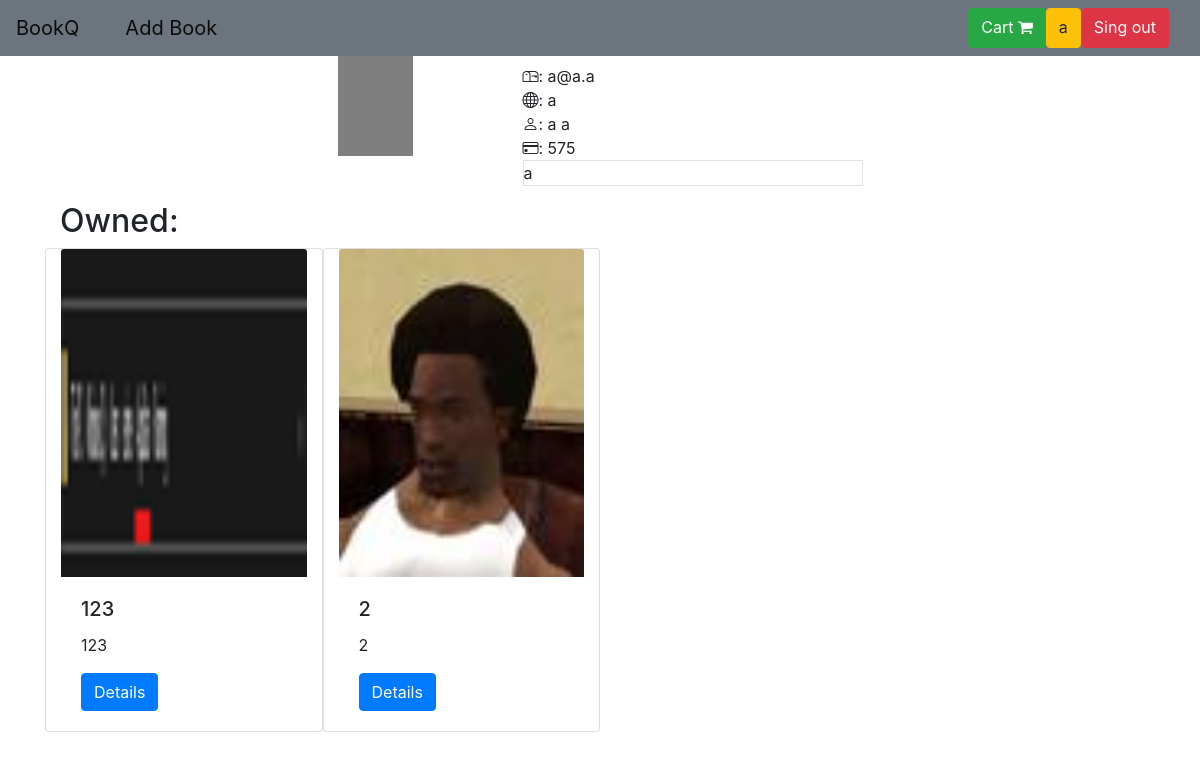
Page /user_page/1 (signed in) on the committed database.
### data/users.py (models this page shows, shortened)
class User(SqlAlchemyBase, UserMixin, SerializerMixin):
    __tablename__ = 'users'
    id = sqlalchemy.Column(sqlalchemy.Integer,
                           primary_key=True, autoincrement=True)
    first_name = sqlalchemy.Column(sqlalchemy.String, nullable=True)
    last_name = sqlalchemy.Column(sqlalchemy.String, nullable=True)
    username = sqlalchemy.Column(sqlalchemy.String, nullable=True, unique=True)
    email = sqlalchemy.Column(sqlalchemy.String, index=True, unique=True, nullable=True)
    about = sqlalchemy.Column(sqlalchemy.String, nullable=True)
    hashed_password = sqlalchemy.Column(sqlalchemy.String, nullable=True)
    author_id = sqlalchemy.Column(sqlalchemy.Integer, sqlalchemy.ForeignKey('authors.id'), nullable=True)
    balance = sqlalchemy.Column(sqlalchemy.Integer, default=0)
    created_date = sqlalchemy.Column(sqlalchemy.DateTime, default=datetime.datetime.now)
    author = orm.relation('Author', foreign_keys=[author_id])
    books_in_cart = orm.relation('Book', secondary='books_in_user_cart', backref='users')
    bought_books = orm.relation('Book', secondary='bought_books')

### data/books.py (models this page shows)
class Book(SqlAlchemyBase, SerializerMixin):
    __tablename__ = 'books'
    id = sqlalchemy.Column(sqlalchemy.Integer, primary_key=True, autoincrement=True)
    title = sqlalchemy.Column(sqlalchemy.String, index=True)
    description = sqlalchemy.Column(sqlalchemy.String, nullable=True)
    image_path = sqlalchemy.Column(sqlalchemy.String, default='img/placeholder.png')
    file_path = sqlalchemy.Column(sqlalchemy.String, nullable=True)
    price = sqlalchemy.Column(sqlalchemy.Integer, default=0)
    stock = sqlalchemy.Column(sqlalchemy.Integer, default=1)
    release_date = sqlalchemy.Column(sqlalchemy.Date, default=datetime.datetime.now().date())
    author_id = sqlalchemy.Column(sqlalchemy.Integer, sqlalchemy.ForeignKey('authors.id'), nullable=True)
    author = orm.relation('Author', back_populates='books')

### main.py (the view)
@app.route('/user_page/<int:user_id>')
def user_page(user_id):
    session = db_session.create_session()
    user = session.query(User).get(user_id)
    books = user.bought_books
    if user != current_user:
        abort(403)
    return render_template('user_page.html', user=user, bought_books=books)

### data/db_session.py (called while the page is built)
def create_session() -> Session:
    global __factory
    return __factory()

### main.py (called while the page is built)
@login_manager.user_loader
def load_user(user_id):
    session = db_session.create_session()
    return session.query(User).get(user_id)

### templates/user_page.html (shortened to what this page needs)
{% extends "base.html" %}
{% block head %}
    <link rel="stylesheet" href="https://cdn.jsdelivr.net/npm/bootstrap-icons@1.4.1/font/bootstrap-icons.css">
{% endblock %}
{% block content %}
<div class="container-fluid">
    <div class="row justify-content-center">
        <div class="col-xs-12 col-sm-6 col-md-6">
            <div class="well well-sm">
                <div class="row">
                    <div class="col-sm-6 col-md-4">
                        <img src="/static/img/placeholder.png" alt="" class="img-rounded img-responsive" />
                    </div>
                    <div class="col-sm-6 col-md-8">
                            <i class="bi-mailbox"></i>: {{ user.email }}</br>
                            <i class="bi-globe"></i>: {{ user.username }}</br>
                            <i class="bi-person"></i>: {{ user.last_name }} {{ user.first_name }}</br>
                            <i class="bi-credit-card"></i>: {{ user.balance }}</br>
                            <p class="border">{{ user.about }}</p>
                    </div>
                </div>
            </div>
        </div>
    </div>
    <h2> Owned: </h2>
    <div>
        <div class="row justify-content-start">
            {% for item in bought_books %}
                <div class="col-sm-3 card" style="width: 9rem;">
                    <a href="/view_book/{{ item.id }}"><img src="/static/{{ item.image_path }}" class="card-img-top" alt="Image Not Found" onerror=this.src="/static/img/placeholder.png"></a>
                    <div class="card-body">
                        <h5 class="card-title">{{ item.title }}</h5>
                        <p class="card-text">{{ item.description }}</p>
                        <a href="/view_book/{{ item.id }}" class="btn btn-primary">Details</a>
                    </div>
                </div>
        {% endfor %}
    </div>
</div>
{% endblock %}

### templates/base.html (shortened to what this page needs)
<!doctype html>
<html lang="en">
<head>
    <link rel="stylesheet"
          href="https://stackpath.bootstrapcdn.com/bootstrap/4.4.1/css/bootstrap.min.css"
>
    <link rel="stylesheet" href="https://cdnjs.cloudflare.com/ajax/libs/font-awesome/4.7.0/css/font-awesome.min.css">
    {% block head %}{% endblock %}
</head>
<body>
<header>
    <nav class="navbar navbar-light bg-secondary">
        <div class="container-fluid" style="padding: 0 !important">
            <div class="row" style="width:100%">
                <a class="navbar-brand col-auto" href="/">BookQ</a>
                {% if current_user.is_authenticated %}
                    <a class="navbar-brand col-auto" href="/book">Add Book</a>
                    <div class="col"></div>
                    <a class="btn btn-success" href="/user_cart/{{ current_user.id }}" >Cart <i class="fa fa-shopping-cart"></i></a>
                    <a class="btn btn-warning col-auto" href="/user_page/{{ current_user.id }}">{{ current_user.username }}</a>
                    <a class="btn btn-danger col-auto" href="/logout">Sing out</a>
                {% else %}
                    <div class="col"></div>
                    <a class="btn btn-success col-auto" href="/login">Sing in</a>
                    <a class="btn btn-primary col-auto" href="/register">Sing up</a>
                {% endif %}
            </div>
        </div>
    </nav>
</header>
<main role="main" class="container">
    {% block content %}{% endblock %}
</main>
</body>
</html>

### rows in the picture
User: username "a", email "a@a.a", last_name "a", first_name "a", balance "575", about "a"
Book: image_path (picture), title "123", description "123"
Book: image_path (picture), title "2", description "2"
